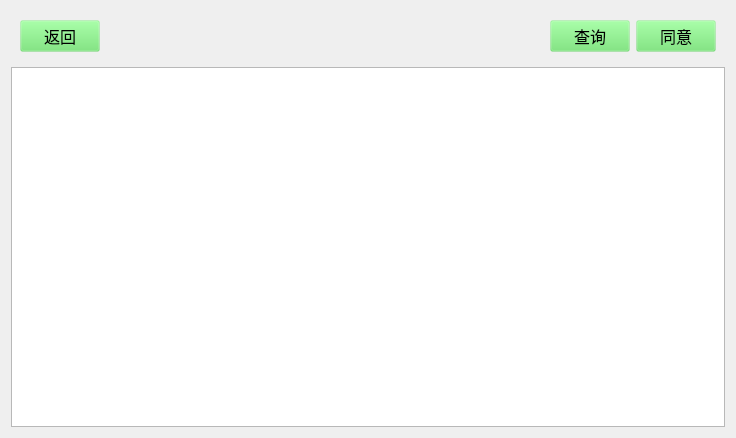
<?xml version="1.0" encoding="UTF-8"?>
<ui version="4.0">
 <class>CheckLeave</class>
 <widget class="QWidget" name="CheckLeave">
  <property name="geometry">
   <rect>
    <x>0</x>
    <y>0</y>
    <width>736</width>
    <height>438</height>
   </rect>
  </property>
  <property name="windowTitle">
   <string>Form</string>
  </property>
  <layout class="QVBoxLayout" name="verticalLayout">
   <item>
    <widget class="QWidget" name="widget" native="true">
     <layout class="QHBoxLayout" name="horizontalLayout">
      <item>
       <widget class="QPushButton" name="return_2">
        <property name="font">
         <font>
          <family>微软雅黑</family>
          <pointsize>12</pointsize>
         </font>
        </property>
        <property name="styleSheet">
         <string notr="true"> QPushButton{
                background-color:rgba(100,225,100,30);//背景色（也可以设置图片）
  border-style:outset; //边框样式（inset/outset）
  border-width:4px;  //边框宽度像素
border-radius:10px;        //边框圆角半径像素
border-color:rgba(255,255,255,30);    //边框padding:6px;                //填衬
                }
                //鼠标按下样式
                QPushButton:pressed{
                background-color:rgba(100,255,100,200);
                border-color:rgba(255,255,255,30);
                border-style:inset;
                color:rgba(0,0,0,100);
                }
                //鼠标悬停样式
                QPushButton:hover{
                background-color:rgba(100,255,100,100);
                border-color:rgba(255,255,255,200);
                color:rgba(0,0,0,200);
                }</string>
        </property>
        <property name="text">
         <string>返回</string>
        </property>
       </widget>
      </item>
      <item>
       <spacer name="horizontalSpacer">
        <property name="orientation">
         <enum>Qt::Horizontal</enum>
        </property>
        <property name="sizeHint" stdset="0">
         <size>
          <width>40</width>
          <height>20</height>
         </size>
        </property>
       </spacer>
      </item>
      <item>
       <widget class="QPushButton" name="query">
        <property name="font">
         <font>
          <family>微软雅黑</family>
          <pointsize>12</pointsize>
         </font>
        </property>
        <property name="styleSheet">
         <string notr="true"> QPushButton{
                background-color:rgba(100,225,100,30);//背景色（也可以设置图片）
  border-style:outset; //边框样式（inset/outset）
  border-width:4px;  //边框宽度像素
border-radius:10px;        //边框圆角半径像素
border-color:rgba(255,255,255,30);    //边框padding:6px;                //填衬
                }
                //鼠标按下样式
                QPushButton:pressed{
                background-color:rgba(100,255,100,200);
                border-color:rgba(255,255,255,30);
                border-style:inset;
                color:rgba(0,0,0,100);
                }
                //鼠标悬停样式
                QPushButton:hover{
                background-color:rgba(100,255,100,100);
                border-color:rgba(255,255,255,200);
                color:rgba(0,0,0,200);
                }</string>
        </property>
        <property name="text">
         <string>查询</string>
        </property>
       </widget>
      </item>
      <item>
       <widget class="QPushButton" name="admit">
        <property name="font">
         <font>
          <family>微软雅黑</family>
          <pointsize>12</pointsize>
         </font>
        </property>
        <property name="styleSheet">
         <string notr="true"> QPushButton{
                background-color:rgba(100,225,100,30);//背景色（也可以设置图片）
  border-style:outset; //边框样式（inset/outset）
  border-width:4px;  //边框宽度像素
border-radius:10px;        //边框圆角半径像素
border-color:rgba(255,255,255,30);    //边框padding:6px;                //填衬
                }
                //鼠标按下样式
                QPushButton:pressed{
                background-color:rgba(100,255,100,200);
                border-color:rgba(255,255,255,30);
                border-style:inset;
                color:rgba(0,0,0,100);
                }
                //鼠标悬停样式
                QPushButton:hover{
                background-color:rgba(100,255,100,100);
                border-color:rgba(255,255,255,200);
                color:rgba(0,0,0,200);
                }</string>
        </property>
        <property name="text">
         <string>同意</string>
        </property>
       </widget>
      </item>
     </layout>
    </widget>
   </item>
   <item>
    <widget class="QTableView" name="tableView"/>
   </item>
  </layout>
 </widget>
 <resources/>
 <connections/>
</ui>
